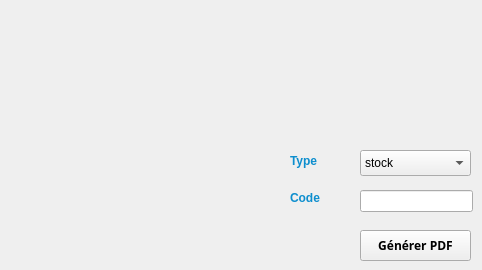
   <widget class="QWidget" name="tab">
    <attribute name="title">
     <string>PDF</string>
    </attribute>
    <widget class="QLineEdit" name="lineEdit_code_pdf_3">
     <property name="geometry">
      <rect>
       <x>360</x>
       <y>190</y>
       <width>113</width>
       <height>22</height>
      </rect>
     </property>
    </widget>
    <widget class="QLabel" name="label_60">
     <property name="geometry">
      <rect>
       <x>290</x>
       <y>190</y>
       <width>55</width>
       <height>16</height>
      </rect>
     </property>
     <property name="styleSheet">
      <string notr="true">color: #0d8ece;
font-size:50;
font:bold large;</string>
     </property>
     <property name="text">
      <string>Code</string>
     </property>
    </widget>
    <widget class="QPushButton" name="newpdf">
     <property name="geometry">
      <rect>
       <x>360</x>
       <y>230</y>
       <width>111</width>
       <height>31</height>
      </rect>
     </property>
     <property name="font">
      <font>
       <family>Arial Black</family>
       <pointsize>9</pointsize>
       <weight>75</weight>
       <bold>true</bold>
      </font>
     </property>
     <property name="text">
      <string>Générer PDF</string>
     </property>
    </widget>
    <widget class="QComboBox" name="comboBox_type_pdf_3">
     <property name="geometry">
      <rect>
       <x>360</x>
       <y>150</y>
       <width>111</width>
       <height>26</height>
      </rect>
     </property>
     <item>
      <property name="text">
       <string>stock</string>
      </property>
     </item>
     <item>
      <property name="text">
       <string>fourn</string>
      </property>
     </item>
    </widget>
    <widget class="QLabel" name="label_59">
     <property name="geometry">
      <rect>
       <x>290</x>
       <y>150</y>
       <width>55</width>
       <height>21</height>
      </rect>
     </property>
     <property name="styleSheet">
      <string notr="true">color: #0d8ece;
font-size:50;
font:bold large;</string>
     </property>
     <property name="text">
      <string>Type</string>
     </property>
    </widget>
   </widget>
